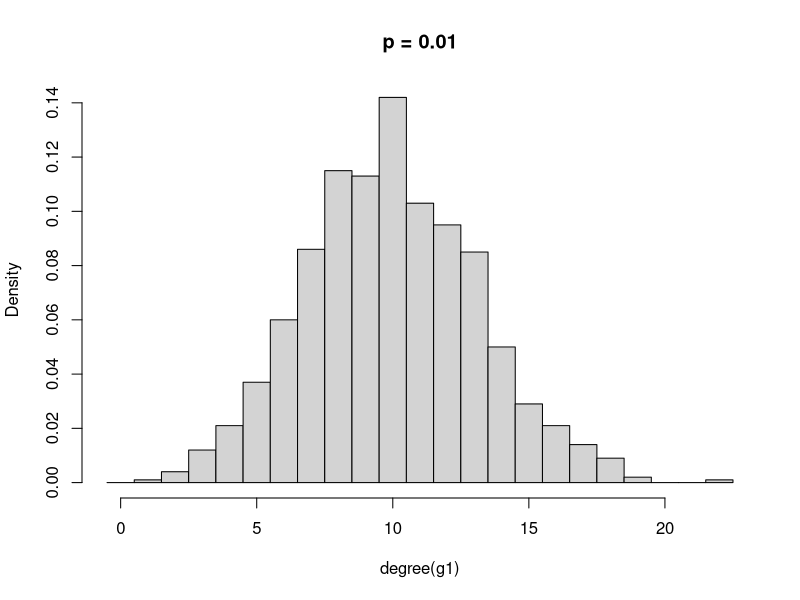
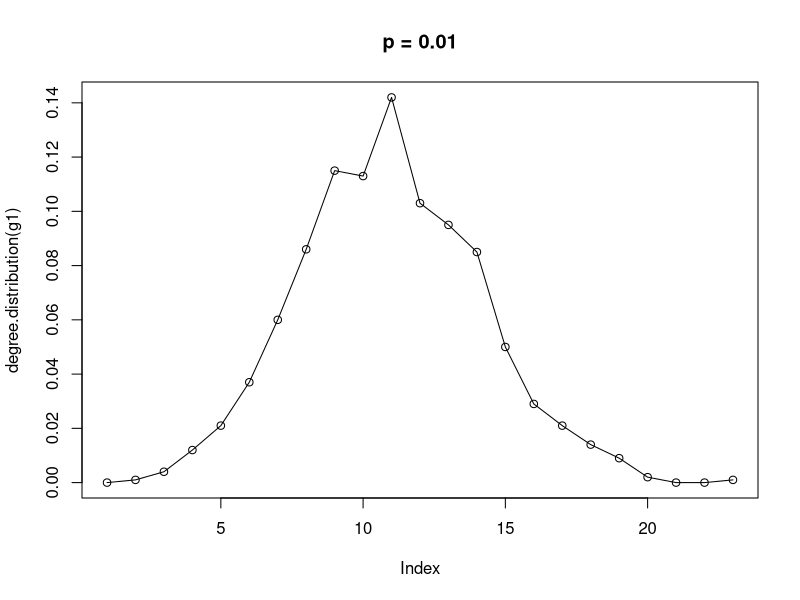
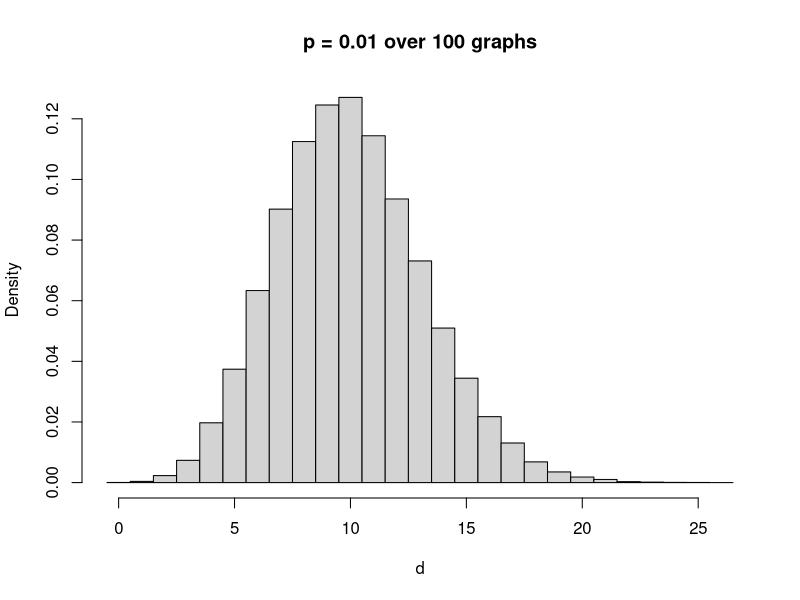
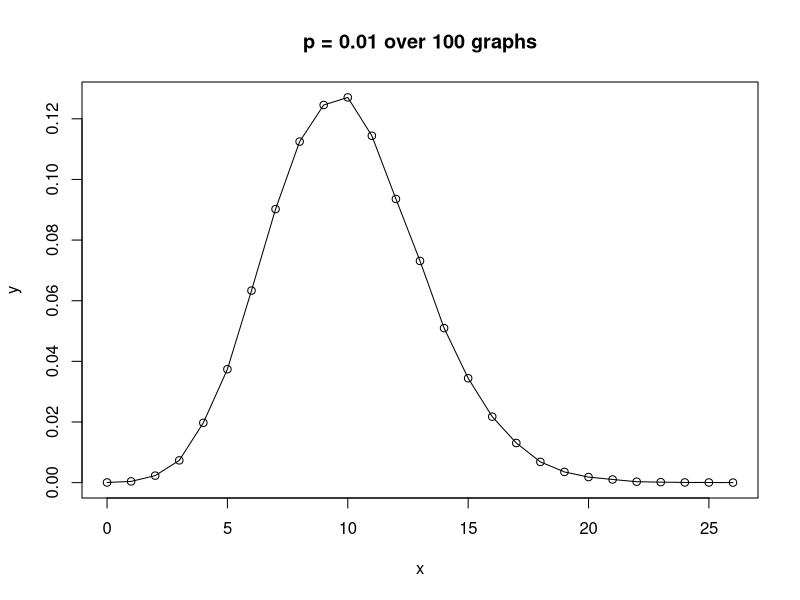
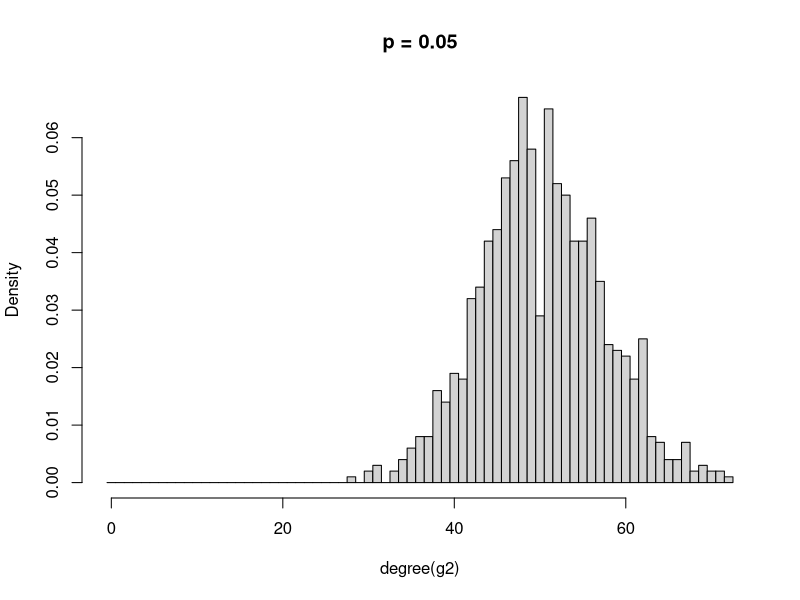
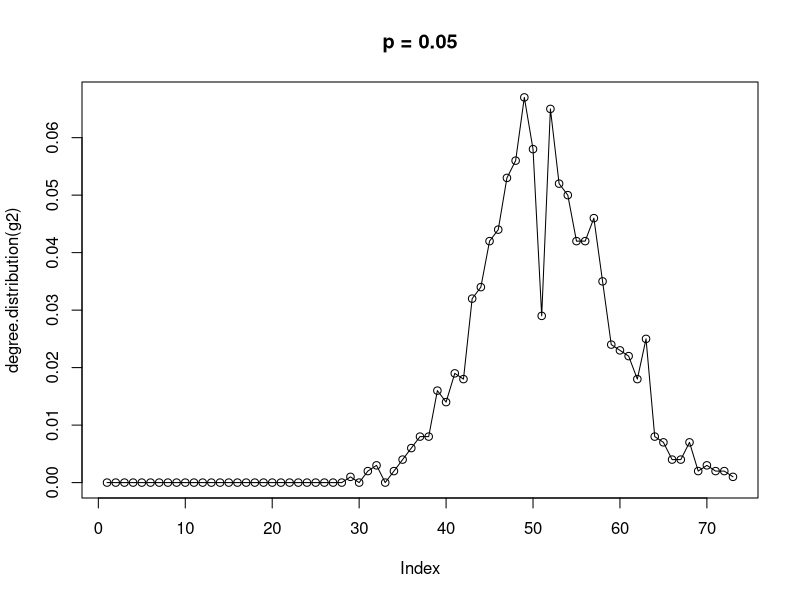
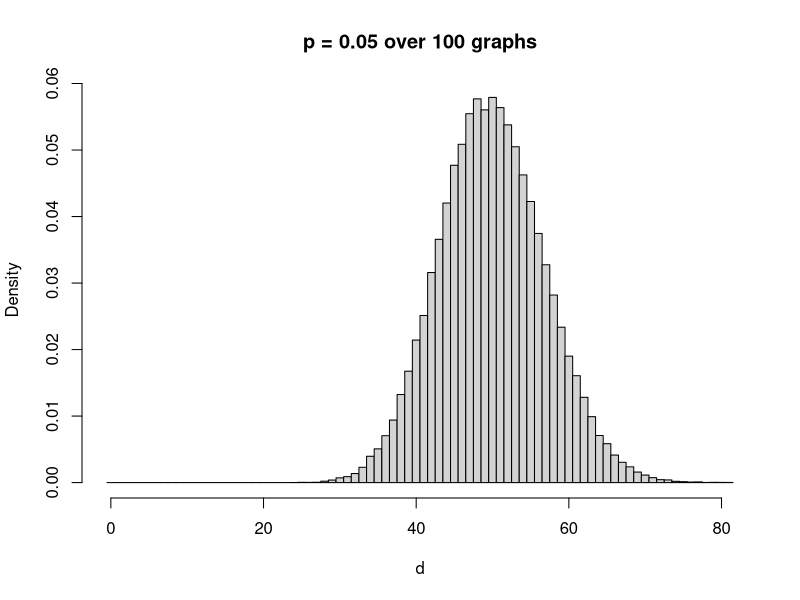
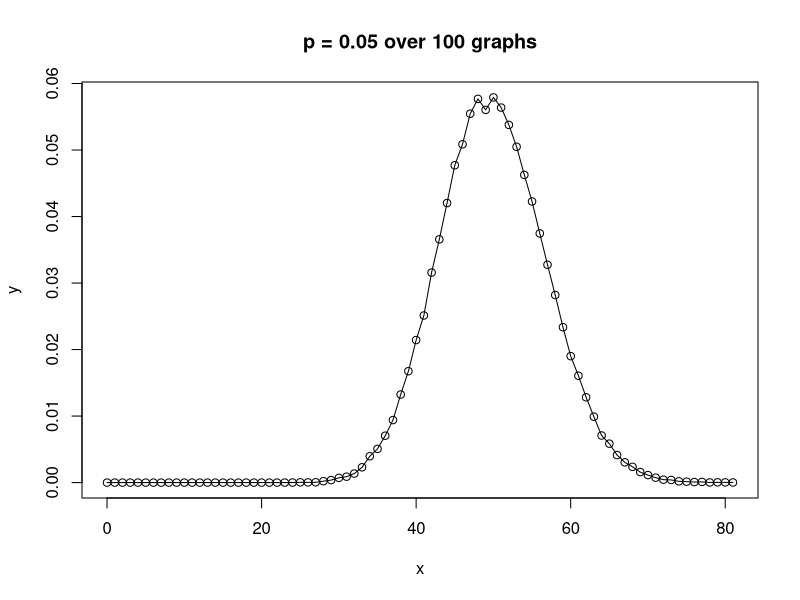

Recreate these plots in R, in order.
library(igraph)

g1=random.graph.game(1000,0.01,directed=F)
#plot(g1)
con1=is.connected(g1)
dia1=diameter(g1)
hist(degree(g1),main="p = 0.01",freq=F,breaks= seq(-0.5, by = 1, length.out = max(degree(g1))+2))
plot(degree.distribution(g1),type="o",main="p = 0.01")
print(con1)
print(dia1)
d=degree(g1)

for(i in 1:99){
  g=random.graph.game(1000,0.01,directed=F)
  d=c(d,degree(g))
}
h=hist(d,main="p = 0.01 over 100 graphs", freq = F, breaks= seq(-0.5, by = 1, length.out = max(d)+2))
pl <- data.frame(x=h$mids, y=h$density)
plot(pl , type="o",main="p = 0.01 over 100 graphs")



g2=random.graph.game(1000,0.05,directed=F)
#plot(g2)
con2=is.connected(g2)
dia2=diameter(g2)
hist(degree(g2),freq=F,main="p = 0.05",breaks= seq(-0.5, by = 1, length.out = max(degree(g2))+2))
plot(degree.distribution(g2),type="o",main="p = 0.05")
print(con2)
print(dia2)

d=degree(g2)
for(i in 1:99){
  g=random.graph.game(1000,0.05,directed=F)
  d=c(d,degree(g))
}
h=hist(d,main="p = 0.05 over 100 graphs", freq = F, breaks= seq(-0.5, by = 1, length.out = max(d)+2))
pl <- data.frame(x=h$mids, y=h$density)
plot(pl , type="o",main="p = 0.05 over 100 graphs")

g3=random.graph.game(1000,0.1,directed=F)
#plot(g3)
con3=is.connected(g3)
dia3=diameter(g3)
hist(degree(g3),main="p = 0.1",freq=F,breaks= seq(-0.5, by = 1, length.out = max(degree(g3))+2))
plot(degree.distribution(g3),type="o",main="p = 0.1")
print(con3)
print(dia3)

d=degree(g3)
for(i in 1:99){
  g=random.graph.game(1000,0.1,directed=F)
  d=c(d,degree(g))
}
h=hist(d,main="p = 0.1 over 100 graphs", freq = F, breaks= seq(-0.5, by = 1, length.out = max(d)+2))
pl <- data.frame(x=h$mids, y=h$density)
plot(pl , type="o",main="p = 0.1 over 100 graphs")


m1=1
m2=-1
for(j in 1:100)
{
  for ( i in 1:10000)
  {
    p=i/10000
    g=random.graph.game(1000,p,directed=F)
    if(is.connected(g))
    {
      #print(p)
      m1=min(m1,p)
      m2=max(m2,p)
      break
    }
  
  }
}
print(m1)
print(m2)

